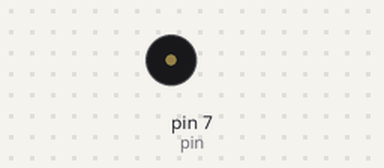
Bench run of a sketch on a simulated Arduino Uno, built with avr-gcc and run on an emulated ATmega328P. Parts: buzzer (waves = sounding).

Above: at 1.1 s.
At 3.5 s:
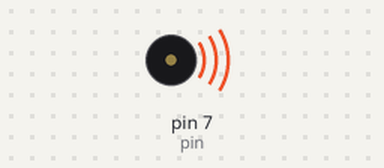
Timing chart, 0 to 3.8 s (numbered marks = the images above):
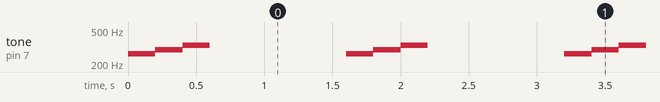

Measured:
- by itself, tone on pin 7 (pin): repeats every 1.6 s: 294 Hz 0.20 s, 330 Hz 0.20 s, silent 1.0 s, 262 Hz 0.20 s

The sketch:

test_PiezoBuzzer.ino
```cpp
int melo = 200; //
int pin = 7;    // pin number

void setup() {
  // put your setup code here, to run once:

}

void loop() {
  // put your main code here, to run repeatedly:
  tone(pin, 262, melo);
  delay(melo);
  tone(pin, 294, melo);
  delay(melo);
  tone(pin, 330, melo);
  delay(melo);

  delay(1000);
}
```
